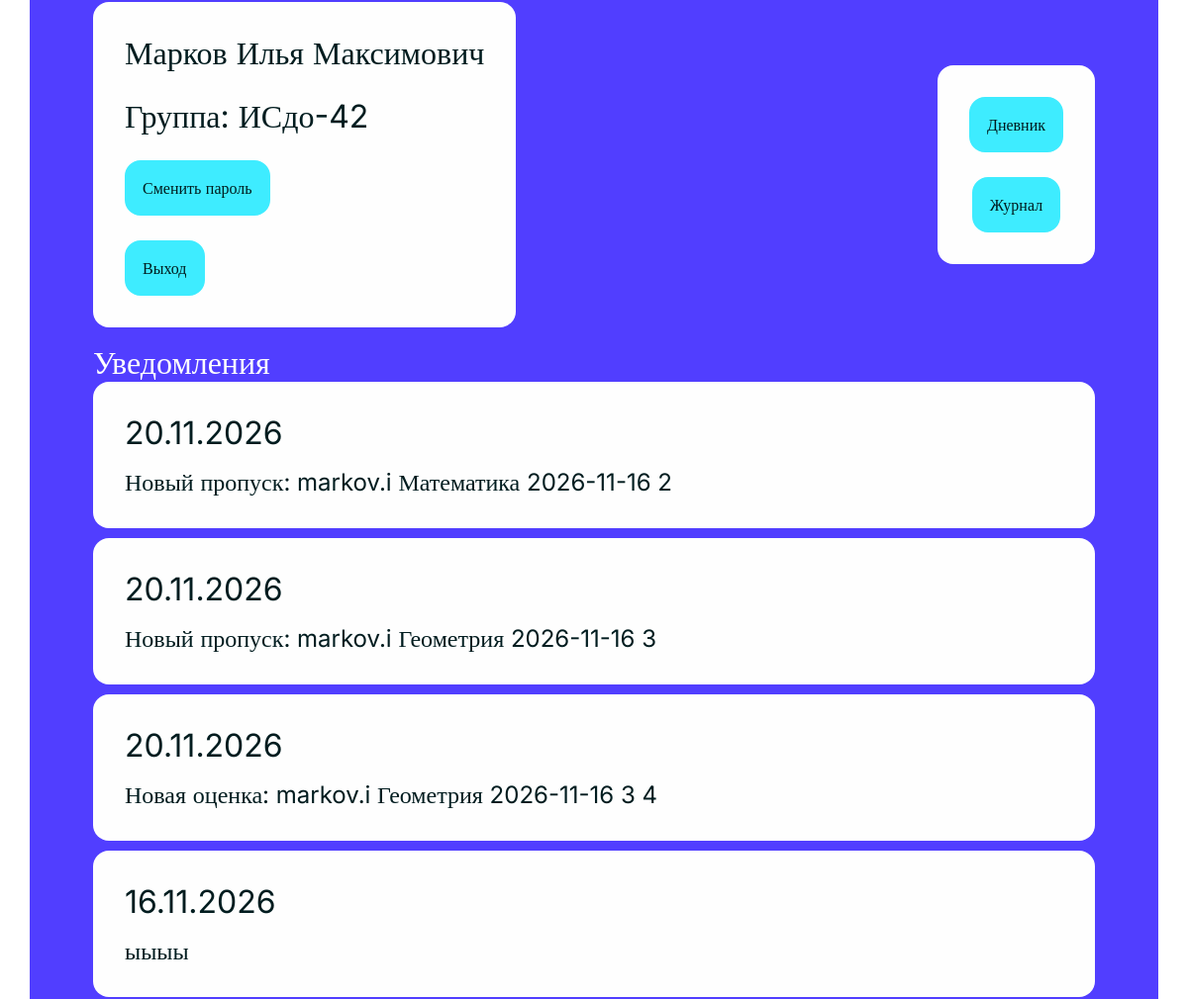
/profile/ (signed in, middle part), run on an earlier commit of the app's database.
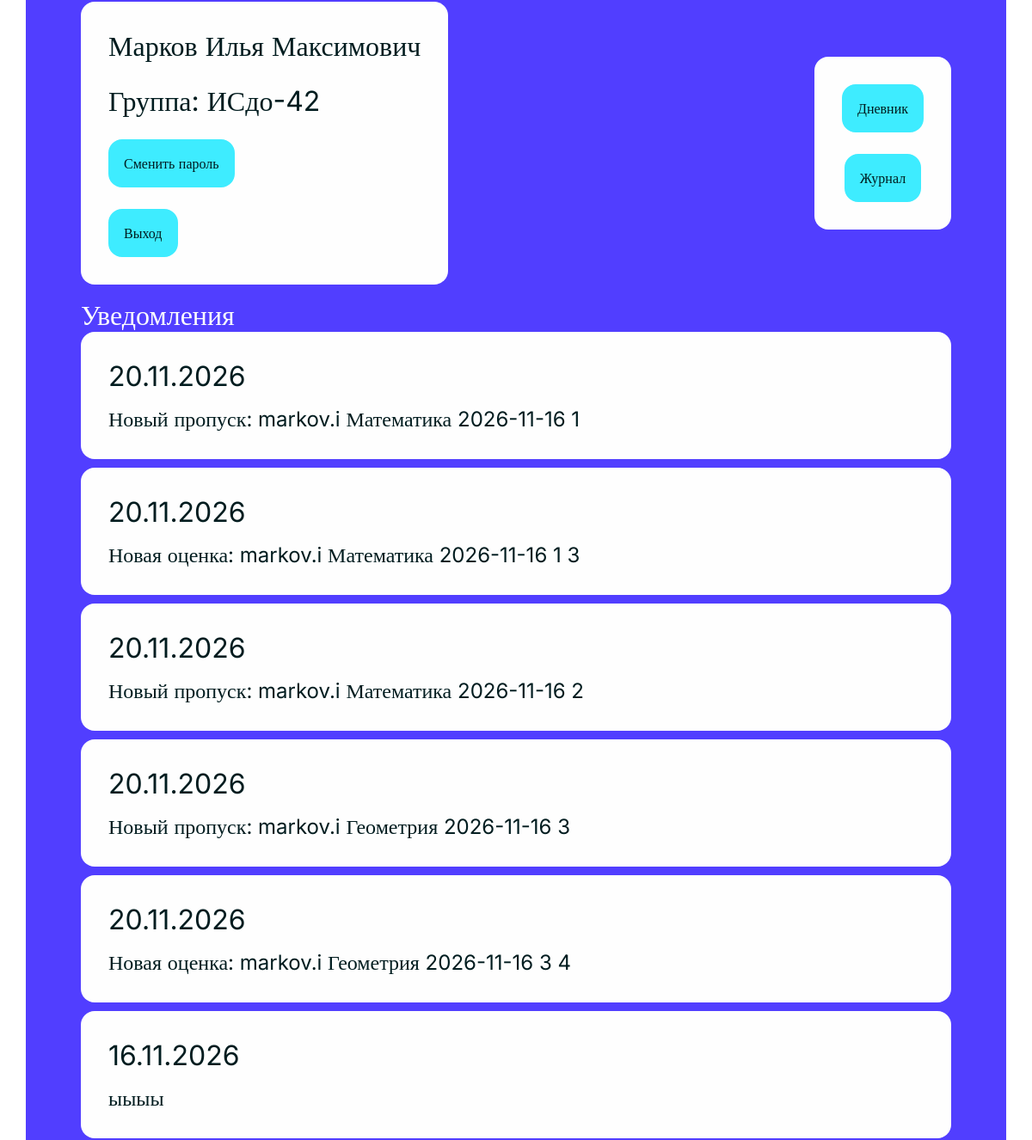
And on a later commit of the database.
### dnevnikapp/models.py (models this page shows, shortened)
class Notification(models.Model):
    user = models.ForeignKey(CustomUser, on_delete=models.CASCADE, verbose_name="Пользователь", related_name="notifications")
    created_at = models.DateTimeField(default=timezone.now, verbose_name="Дата создания")
    text = models.TextField(verbose_name="Текст")
    is_read = models.BooleanField(default=False, verbose_name="Прочитано")
    class Meta:
        verbose_name = "Уведомление"
        verbose_name_plural = "Уведомления"

### dnevnikapp/views.py (the view)
# urls.py: path("profile/",views.profileview, name="profile"),
@login_required
def profileview(request):
    if (request.user.role == User.Role.STUDENT):
        user = User.objects.select_related('group').get(
            pk=request.user.pk
        )
    else:
        user = request.user
    notifications = Notification.objects.filter(user=user).order_by("-created_at")
    context = {
        "user":user,
        "notifications": notifications,
    }
    return render(request, "profile.html", context)

### dnevnikapp/converters.py (called while the page is built)
    def to_url(self, value: date) -> str:
        return value.strftime("%d-%m-%Y")

### dnevnikapp/templates/profile.html (shortened to what this page needs)
{% extends 'baseheader.html' %}
{% load static %}
{% block head %}
    <link rel="stylesheet" href="{% static 'css/profile.css' %}">
{% endblock %}
{% block content %}
    <div class="centerdiv centerpadding">
        <div class="mainblock">
            <div class="profileline">
                <div class="profilecard">
                    <h2>{{ user.last_name }} {{ user.first_name }}
                        {% if user.patronimic %}
                            {{ user.patronimic }}
                        {% endif %}
                    </h2>
                    {% if user.role == "student" %}
                        <h2>Группа: {{ user.group.name }}</h2>
                    {% endif %}
                    <a class="button">Сменить пароль</a>
                    <form method="post" action="{% url 'logout' %}">
                        <button class="button">Выход</button>
                    </form>
                </div>
                <div class="buttonscolumn">
                    {% if user.role == "student" %}
                        <a href="{% url 'diary' date=today %}" class="button">Дневник</a>
                        <a href="{% url 'gradebook' groupid=request.user.group_id %}" class="button">Журнал</a>
                    {% elif user.role == "parent" %}
                        <a href="{% url 'children' %}" class="button">Дети</a>
                    {% elif user.role == "teacher" %}
                        <a href="{% url 'lessons' %}" class="button">Занятия</a>
                        <a href="{% url 'groups' %}" class="button">Группы</a>
                    {% elif user.role == "admin" %}
                        <a href="{% url 'groups' %}" class="button">Группы</a>
                    {% endif %}
                </div>
            </div>
            <div>
                <h2 class="whitetext">Уведомления</h2>
                <div class="notifications">
                    {% for notification in notifications %}
                        <div class="notification">
                            <h2>{{ notification.created_at|date:"d.m.Y" }}</h2>
                            <p>{{ notification.text }}</p>
                        </div>
                    {% endfor %}
                </div>
            </div>
        </div>
    </div>
{% endblock %}

What changed in the data, as far as the page shows it:
added Notification: created_at "20.11.2026", text "Новый пропуск: markov.i Математика 2026-11-16 1"
added Notification: created_at "20.11.2026", text "Новая оценка: markov.i Математика 2026-11-16 1 3"
